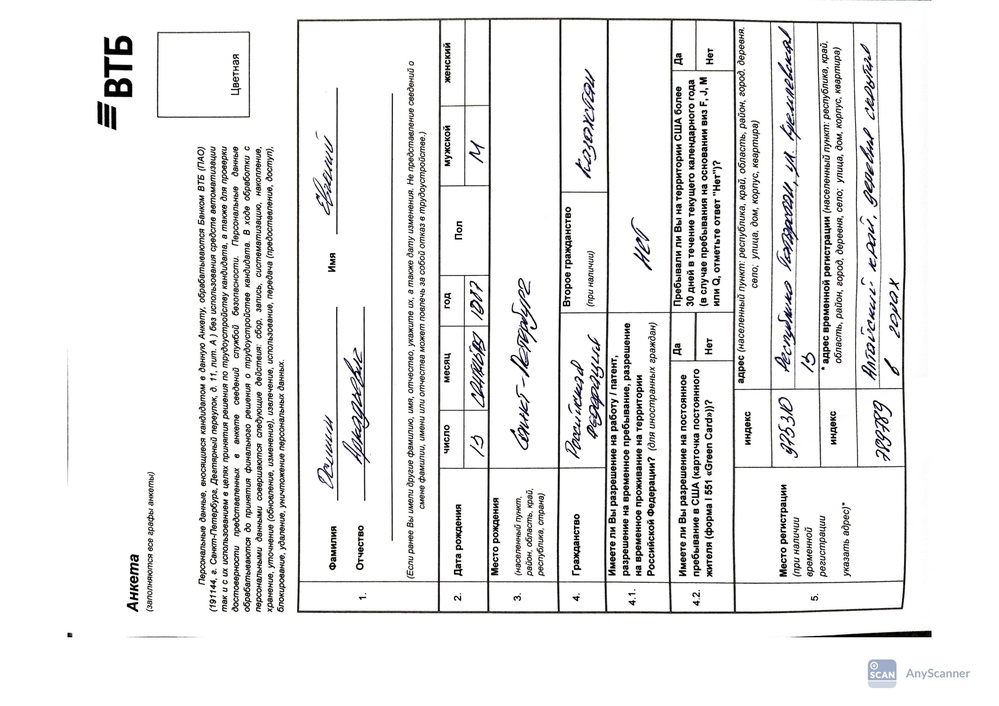
#> input picture data/PRIVATE/jpg/a3-1.jpg, 999 x 706 px, shrunk from 2339 x 1654 before the run; its folder holds only this picture in this run
$ python preprocessing.py
#> lines starting #> are read from the running program, lines starting #| are printed output that depends on the picture
#> in process_jpg_images, image is the input picture: shape (706, 999, 3); mean B, G, R 236.4, 236.5, 236.5
import os
import cv2
import numpy as np


def remove_shadows_and_noise(image):
    """
    Удаляет тени и шум, мягко снижает контраст для лучшей читаемости текста.
    """
    gray = cv2.cvtColor(image, cv2.COLOR_BGR2GRAY)

    # Удаление теней — делим изображение на фон
    dilated = cv2.morphologyEx(gray, cv2.MORPH_CLOSE, np.ones((15, 15), np.uint8))
    no_shadows = cv2.divide(gray, dilated, scale=255)

    # Сглаживаем шумы
    blurred = cv2.GaussianBlur(no_shadows, (5, 5), 0)
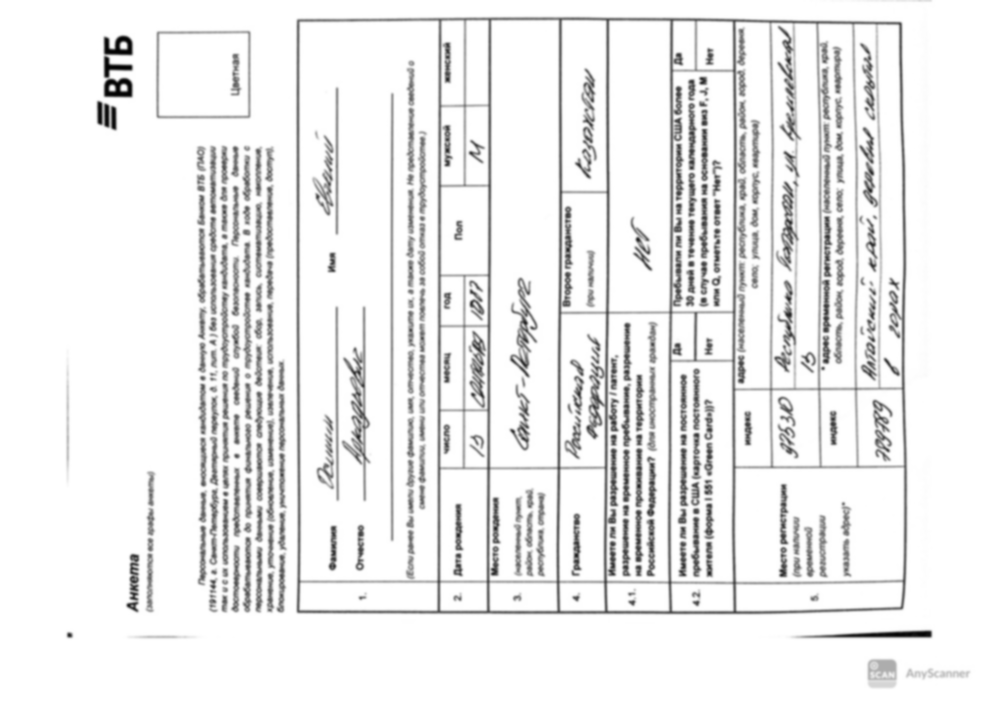
#> blurred: shape (706, 999); min 2, max 255, mean 236.5

    # 🔽 Понижение контрастности вручную (alpha < 1)
    alpha = 1  # коэффициент контрастности (1.0 — без изменений)
    beta = 10  # добавим немного яркости
    result = cv2.convertScaleAbs(blurred, alpha=alpha, beta=beta)

    return result


def correct_rotation_to_vertical(image):
    """
    Делает изображение вертикальным: если оно горизонтальное — поворачивает на 90°.
    """
    h, w = image.shape[:2]
    if w > h:
        image = cv2.rotate(image, cv2.ROTATE_90_CLOCKWISE)
    return image


def process_jpg_images(input_folder, output_folder):
    """
    Обрабатывает .jpg: чистка + поворот в вертикальную ориентацию.
    """
    os.makedirs(output_folder, exist_ok=True)

    for filename in os.listdir(input_folder):
        if filename.lower().endswith(".jpg"):
            input_path = os.path.join(input_folder, filename)
            image = cv2.imread(input_path)

            if image is None:
                print(f"❌ Не удалось открыть: {filename}")
                continue

            cleaned = remove_shadows_and_noise(image)
            tmp = smooth_contrast(cleaned)
            tmp = apply_clahe(tmp)
            rotated = correct_rotation_to_vertical(tmp)

            # preprocessed = preprocess_document(image)

            output_path = os.path.join(output_folder, filename)
            cv2.imwrite(output_path, rotated)
            print(f"✅ Обработан: {filename}")


def smooth_contrast(image_gray):
    blurred = cv2.GaussianBlur(image_gray, (3, 3), 0)
    adjusted = cv2.convertScaleAbs(blurred, alpha=0.9, beta=10)
    return adjusted


def apply_clahe(image_gray):
    clahe = cv2.createCLAHE(clipLimit=2.0, tileGridSize=(8, 8))
    return clahe.apply(image_gray)
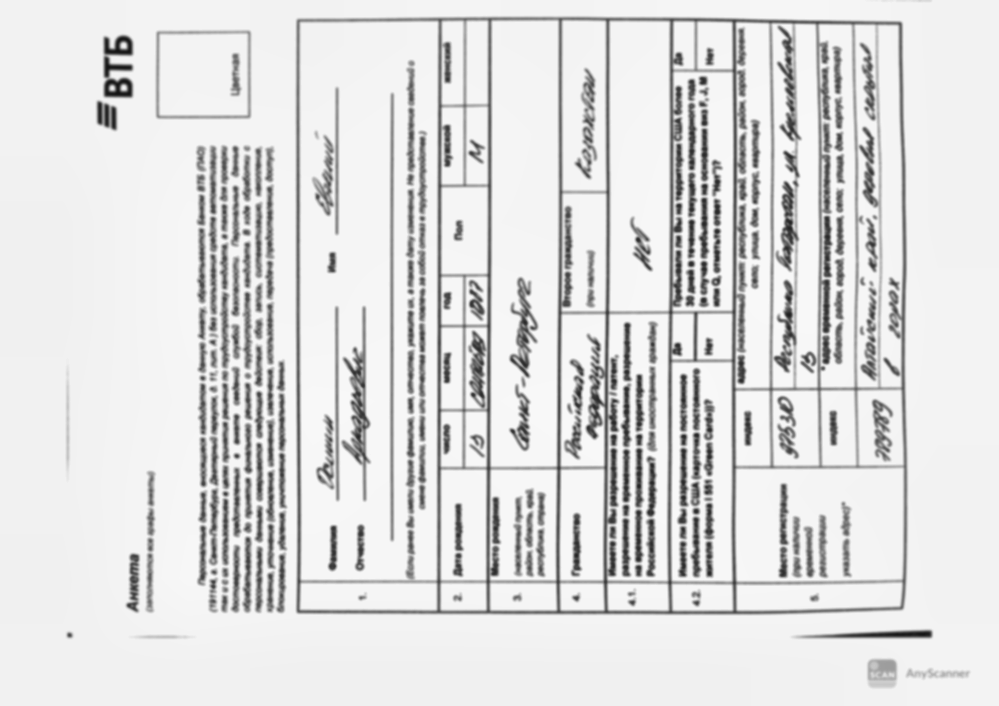
#> returned value: shape (706, 999); min 20, max 248, mean 222


input_dir = "../data/PRIVATE/jpg"
output_dir = "../data/PRIVATE/output_jpg"
process_jpg_images(input_dir, output_dir)
#> in correct_rotation_to_vertical, `image = cv2.rotate(image, cv2.ROTATE_90_CLOCKWISE)`:
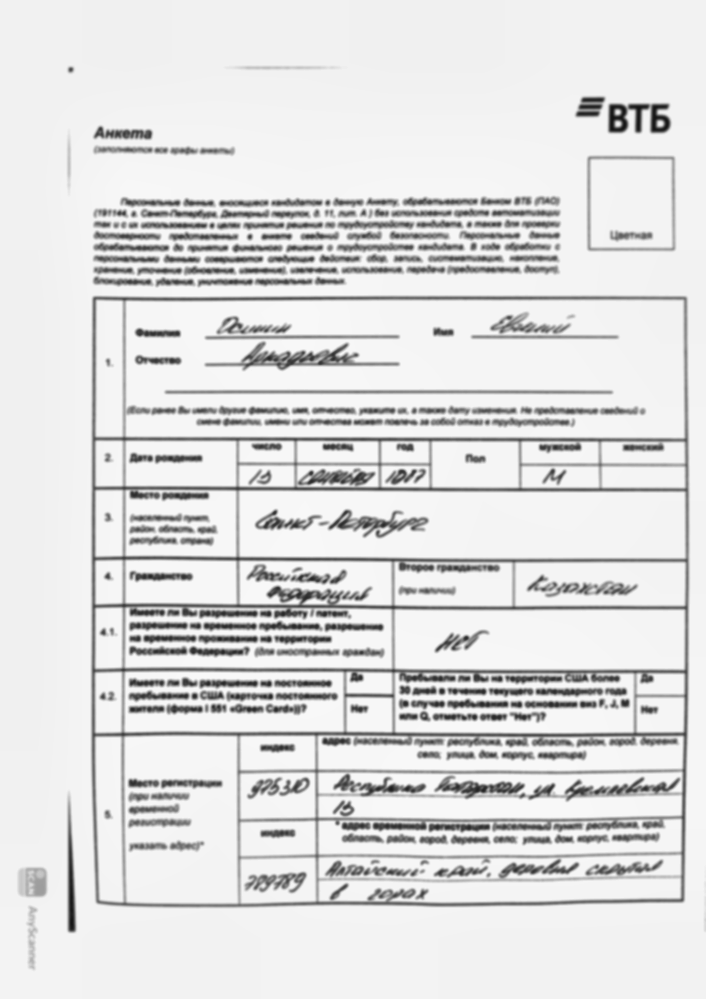
#> image: shape (999, 706); min 20, max 248, mean 222

$ run again, on data/PRIVATE/jpg/a3-5.jpg
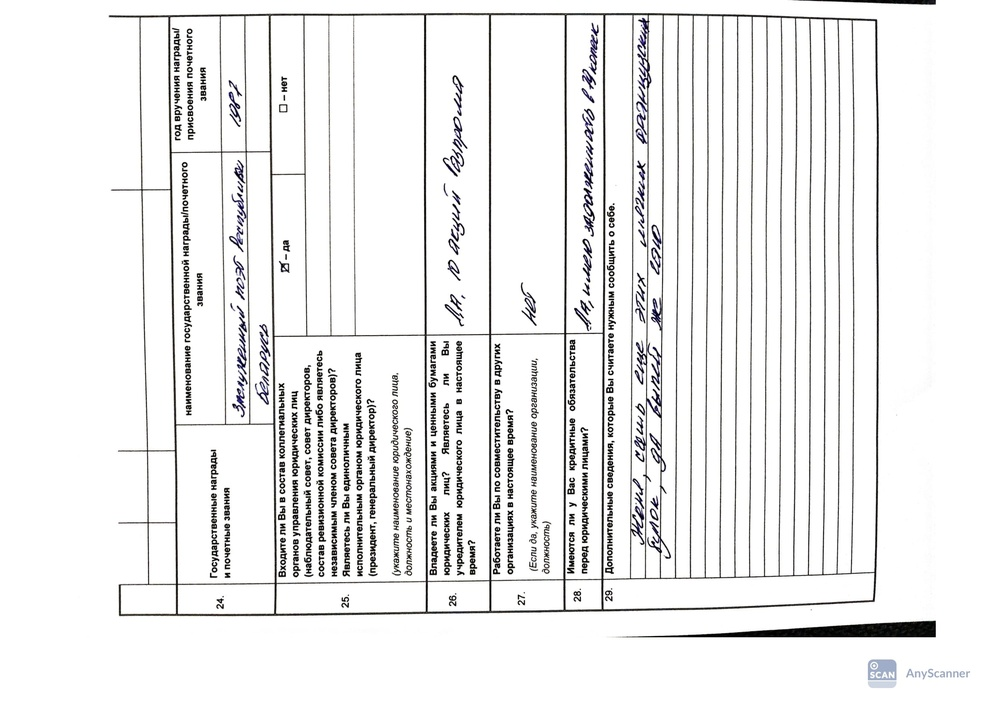
#> input picture data/PRIVATE/jpg/a3-5.jpg, 999 x 706 px, shrunk from 2339 x 1654 before the run
#> in process_jpg_images, image is the input picture: shape (706, 999, 3); mean B, G, R 238, 238.1, 238.2
#> in remove_shadows_and_noise, `dilated = cv2.morphologyEx(gray, cv2.MORPH_CLOSE, np.ones((15, 15), np..`:
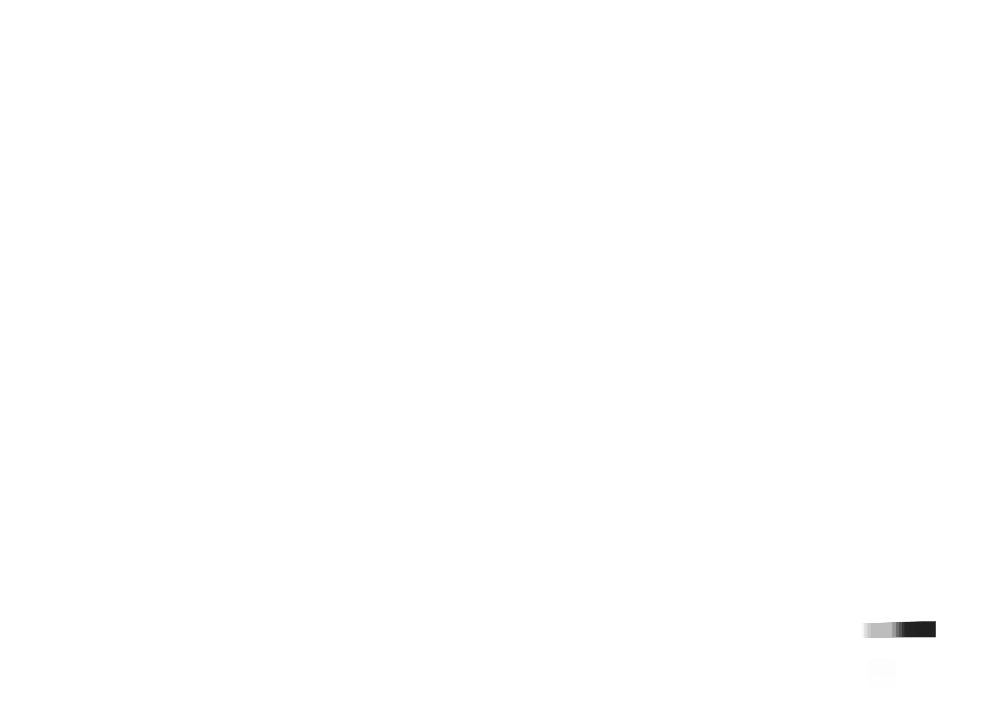
#> dilated: shape (706, 999); min 33, max 255, mean 254.8
#> in correct_rotation_to_vertical, `image = cv2.rotate(image, cv2.ROTATE_90_CLOCKWISE)`:
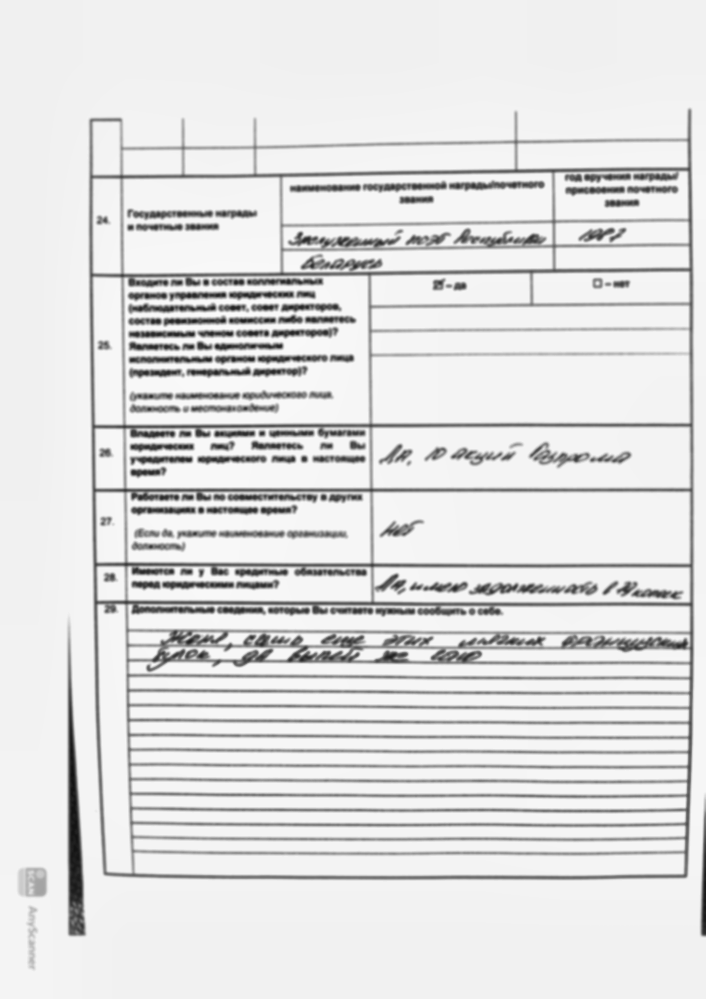
#> image: shape (999, 706); min 18, max 250, mean 223.6

$ run again, on data/PRIVATE/jpg/a4-1.jpg
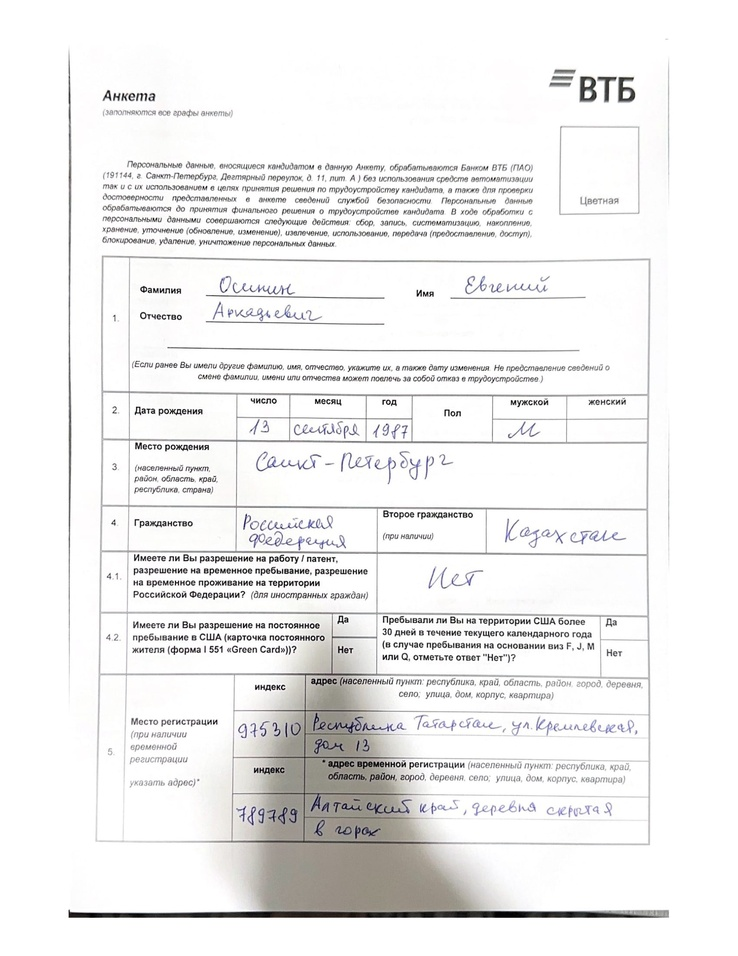
#> input picture data/PRIVATE/jpg/a4-1.jpg, 738 x 956 px, shrunk from 1700 x 2200 before the run
#> in process_jpg_images, image is the input picture: shape (956, 738, 3); mean B, G, R 238.2, 238.5, 238.9
#> in remove_shadows_and_noise, `dilated = cv2.morphologyEx(gray, cv2.MORPH_CLOSE, np.ones((15, 15), np..`:
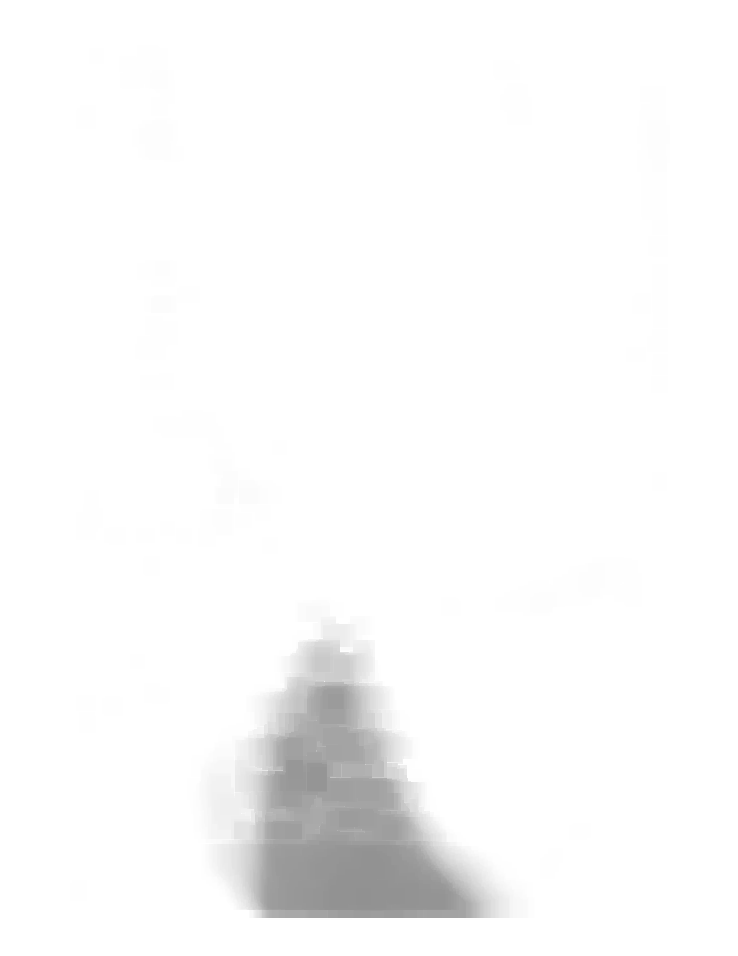
#> dilated: shape (956, 738); min 145, max 255, mean 249.7
#> in apply_clahe, `return clahe.apply(image_gray)`:
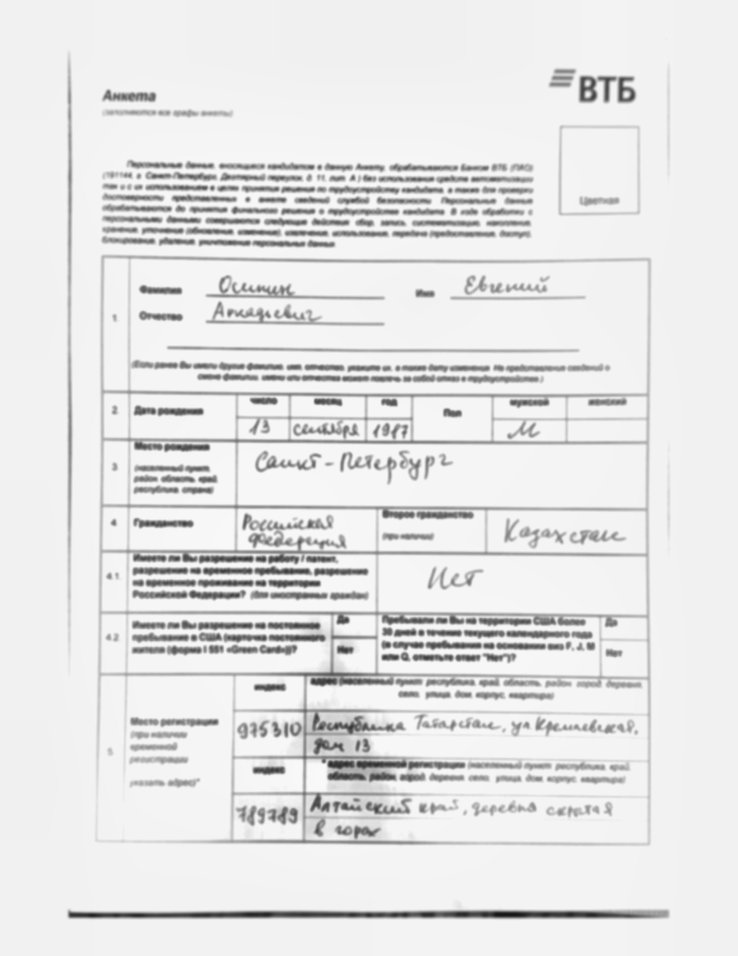
#> returned value: shape (956, 738); min 22, max 249, mean 228.4

$ run again, on data/PRIVATE/jpg/a4-2.jpg
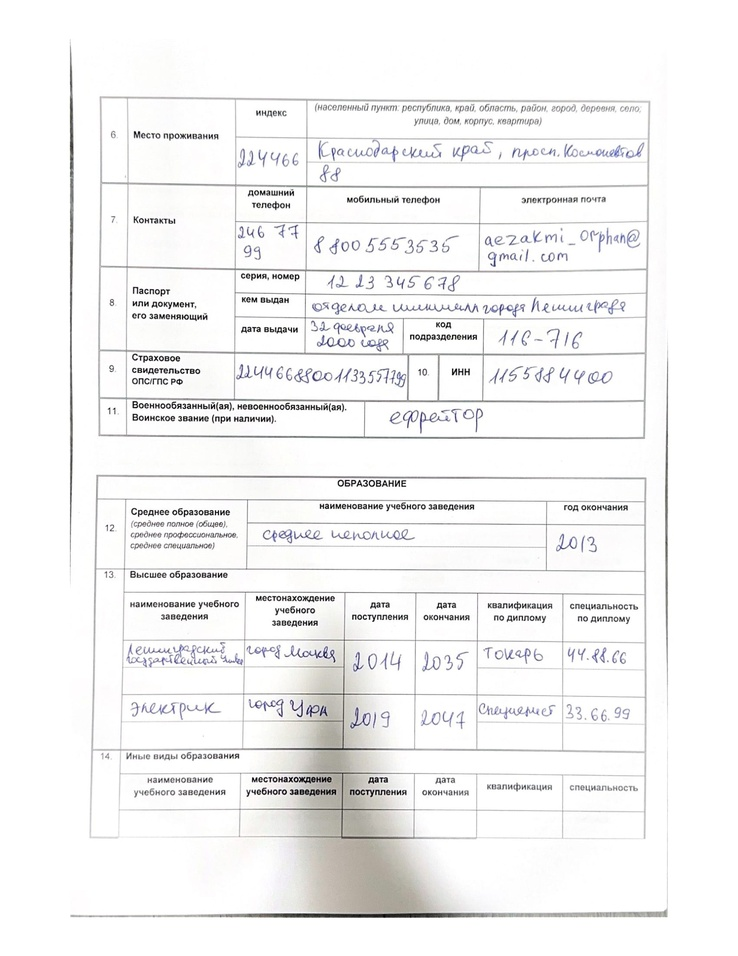
#> input picture data/PRIVATE/jpg/a4-2.jpg, 738 x 956 px, shrunk from 1700 x 2200 before the run
#> in process_jpg_images, image is the input picture: shape (956, 738, 3); mean B, G, R 243.2, 243.2, 243.4
#> in remove_shadows_and_noise, `dilated = cv2.morphologyEx(gray, cv2.MORPH_CLOSE, np.ones((15, 15), np..`:
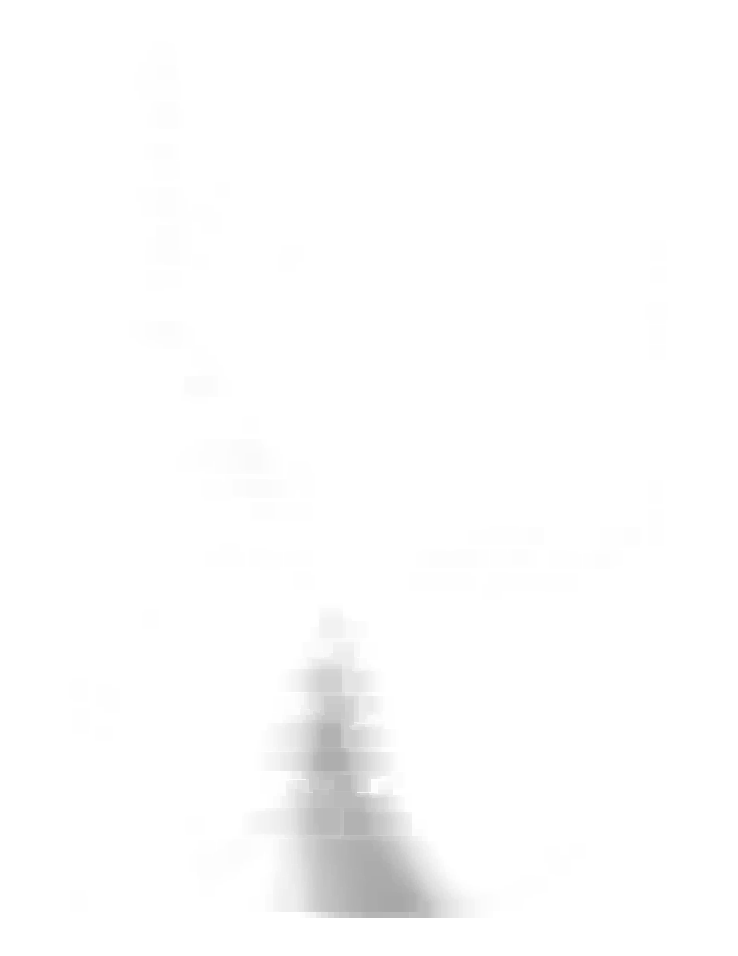
#> dilated: shape (956, 738); min 168, max 255, mean 252.7
#> in apply_clahe, `return clahe.apply(image_gray)`:
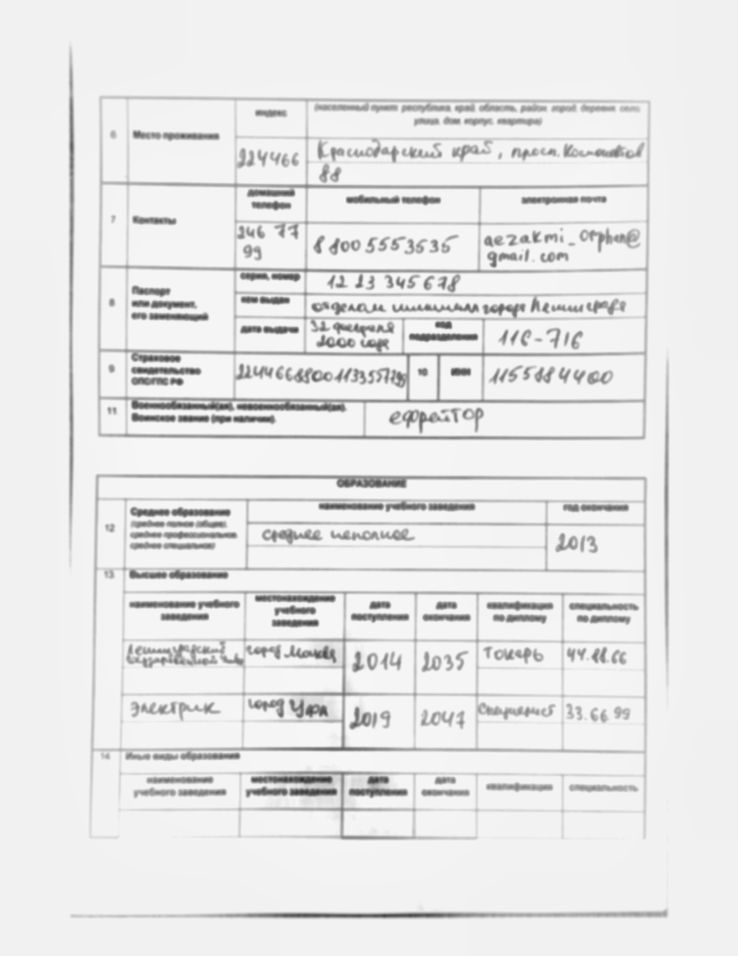
#> returned value: shape (956, 738); min 48, max 246, mean 231
